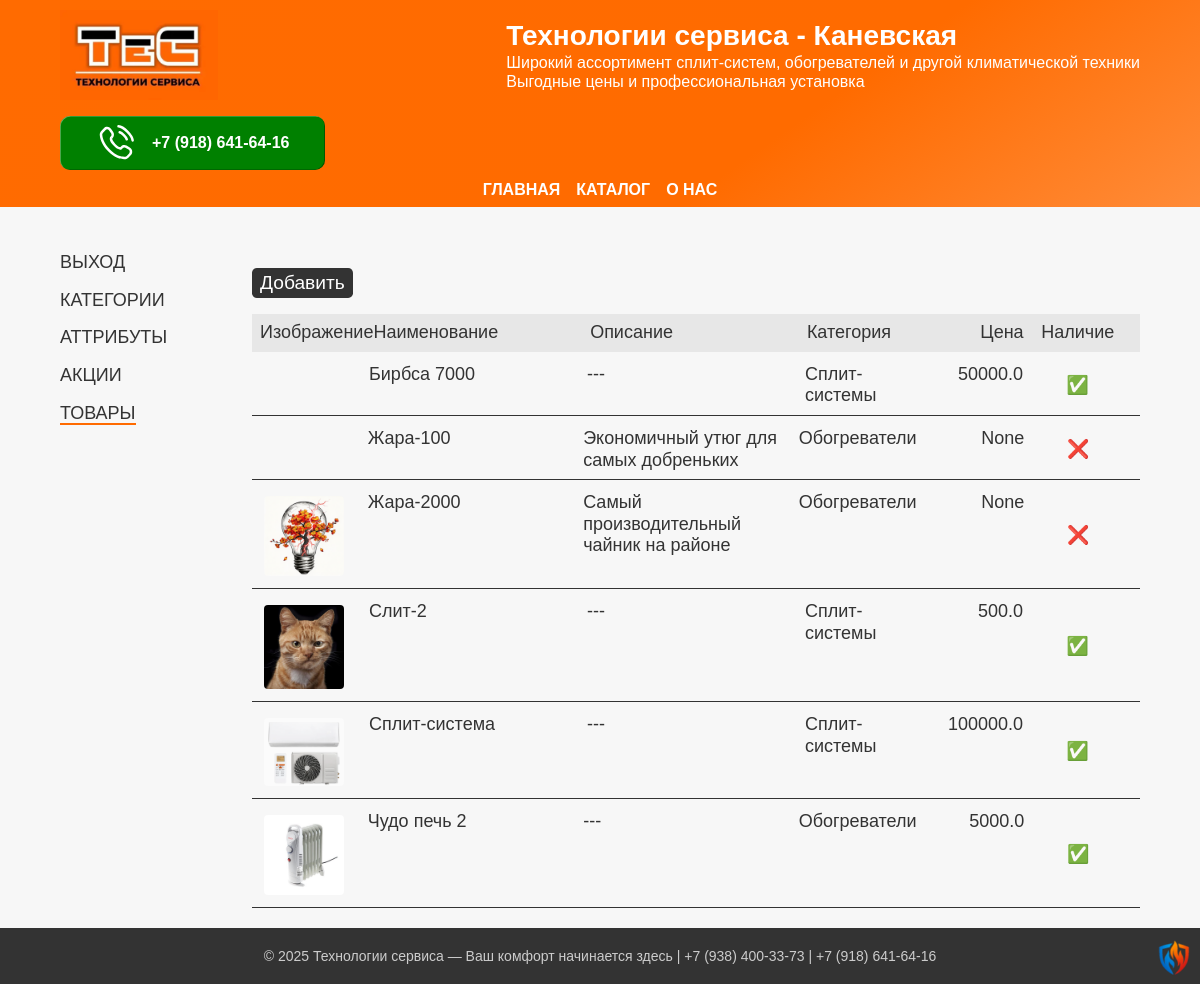
The app's page /admin/products (signed in) with its own data.
### app/models.py (models this page shows, shortened)
class Product(db.Model):
    __tablename__ = 'products'
    id = db.Column(db.Integer, primary_key=True)
    name = db.Column(db.String(64), nullable=False, unique=True)
    description = db.Column(db.Text, nullable=True)
    image_path = db.Column(db.String(255), nullable=True)
    price = db.Column(db.Float, nullable=True)
    visible = db.Column(db.Boolean, default=True)
    category_id = db.Column(db.Integer, db.ForeignKey('categories.id'), nullable=False)
    promo_id = db.Column(db.Integer, db.ForeignKey('promotions.id'), nullable=True)
    custom_fields_data = db.Column(db.JSON, nullable=True)

### app/blueprints/admin/routes.py (the view, shortened to what this page needs)
@admin_bp.route("/products", methods=["GET", "POST"])
def products():
    if not current_user.is_authenticated:
        return redirect(url_for('main.index'), 301)
    produtcs_all = Product.query.order_by(Product.name).all()
    for product in produtcs_all:
        if current_cat := Category.query.filter_by(id=product.category_id).first():
            product.category = current_cat.name
        else:
            product.category = '---'
        if current_promo := Promotion.query.filter_by(id=product.promo_id).first():
            product.promo = current_promo.name
        else:
            product.promo = '---'
    form = ProductForm()
    form.category_id.choices = [(c.id, c.name) for c in Category.query.all()]
    form.promo_id.choices = [(0, 'Нет')] + [(p.id, p.name) for p in Promotion.query.all()]
    return render_template('./admin/products.html',
                           title="Товары и услуги",
                           products=produtcs_all,
                           form=form)

### app/__init__.py (called while the page is built)
def create_app(config_class=Config):
    app = Flask(__name__)
    app.config.from_object(config_class)
    if not os.path.exists(app.config['UPLOAD_FOLDER']):
        os.makedirs(app.config['UPLOAD_FOLDER'])
    @app.route('/uploads/<path:filename>')
    def uploaded_file(filename):
        return send_from_directory(app.config['UPLOAD_FOLDER'], filename)
    db.init_app(app)
    migrate.init_app(app, db)
    login_manager.init_app(app)
    @login_manager.user_loader
    def load_user(user_id):
        return User.query.get(int(user_id))
    from app import models
    from app.blueprints.main import main_bp
    app.register_blueprint(main_bp)
    from app.blueprints.auth import auth_bp
    app.register_blueprint(auth_bp, url_prefix='/auth')
    from app.blueprints.admin import admin_bp
    app.register_blueprint(admin_bp, url_prefix='/admin')
    return app

### app/templates/admin/products.html (shortened to what this page needs)
{% extends "./admin/private.html" %}
{% block article %}
    <div class="cat-menu">
        <button class="cat-btn grey-btn" type="button" onclick="overlayMenu.showModal()">Добавить</button>
    </div>
    <div class="table">
        <header class="table-header products-header">
            <div class="product-img">Изображение</div>
            <div class="product-name">Наименование</div>
            <div class="product-description">Описание</div>
            <div class="product-category">Категория</div>
            <div class="product-price">Цена</div>
            <div class="cat-status">Наличие</div>
        </header>
    {% for product in products %}
        <a class="table-row products-row" href="{{ url_for('admin.product', name=product.name) }}">
            <div class="product-img">
                {% if product.image_path %}
                <img class="thumb-img"
                     src="{{ url_for('uploaded_file', filename='images/thumbs/' + product.image_path) }}"
                     alt="{{product.image_path}}"
                     srcset="{{ url_for('uploaded_file', filename='images/thumbs/' + product.image_path) }}">
                {% endif %}
            </div>
            <div class="product-name">{{ product.name }}</div>
            <div class="product-description">{{ product.description[:64] if product.description else '---' }}</div>
            <div class="product-category">{{ product.category }}</div>
            <div class="product-price">{{ product.price }}</div>
            <div class="cat-status">{{ "✅" if product.visible else "❌" }}</div>
        </a>
    {% endfor %}
    </div>
{% endblock %}

### app/static/css/style.css (style rules this page uses)
:root { --wrapper-max: 75rem; --wrapper-big: 64rem; --wrapper-middle: 50rem; --wrapper-small: 25rem; --color-green-hover: rgb(58, 206, 0); --color-red-hover: rgb(255, 125, 0); --color-heads-color: #ff6b00; --color-background: #f7f7f7; --color-shadow: #000000A0; --base-transition: 0.2s ease-in-out; }
body { font-family: Geneva, Arial, Helvetica, sans-serif; background-color: var(--color-background); color: #333; display: flex; flex-direction: column; min-height: 100vh; justify-content: space-between; align-content: space-between; container-type: inline-size; container-name: body-size; }
h1, h2, h3, a { color: #ff6b00; display: block; }
a { display: inline; text-decoration: none; }
.table { display: flex; flex-direction: column; gap: 0.25rem; }
.table-header, .table-row { display: grid; padding: 0.5rem; }
.products-header, .products-row { grid-template-columns: 1fr 2fr 2fr 1fr 1fr 1fr; }
.product-price { display: flex; justify-content: flex-end; }
.thumb-img { display: block; width: 80px; height: auto; margin: 0.25rem; border-radius: 0.25rem; }
.table-header { background-color: #0001; }
.table-row { text-decoration: none; color: #333; border-bottom: 1px solid #333; }
.cat-status { display: flex; justify-content: center; align-items: center; }
.grey-btn { color: white; background-color: #333; }
.cat-menu { display: flex; gap: 1rem; flex-wrap: wrap; }
.cat-btn { text-decoration: none; padding: 0.25rem 0.5rem; border-radius: 0.25em; font-size: 1.2rem; border: None; display: flex; align-items: center; }

### records on screen
Product: name "Бирбса 7000", description "---", category "Сплит-системы", price "50000.0", visible "✅"
Product: name "Жара-100", description "Экономичный утюг для самых добреньких", category "Обогреватели", price "None", visible "❌"
Product: image_path (picture), name "Жара-2000", description "Самый производительный чайник на районе", category "Обогреватели", price "None", visible "❌"
Product: image_path (picture), name "Слит-2", description "---", category "Сплит-системы", price "500.0", visible "✅"
Product: image_path (picture), name "Сплит-система", description "---", category "Сплит-системы", price "100000.0", visible "✅"
Product: image_path (picture), name "Чудо печь 2", description "---", category "Обогреватели", price "5000.0", visible "✅"
